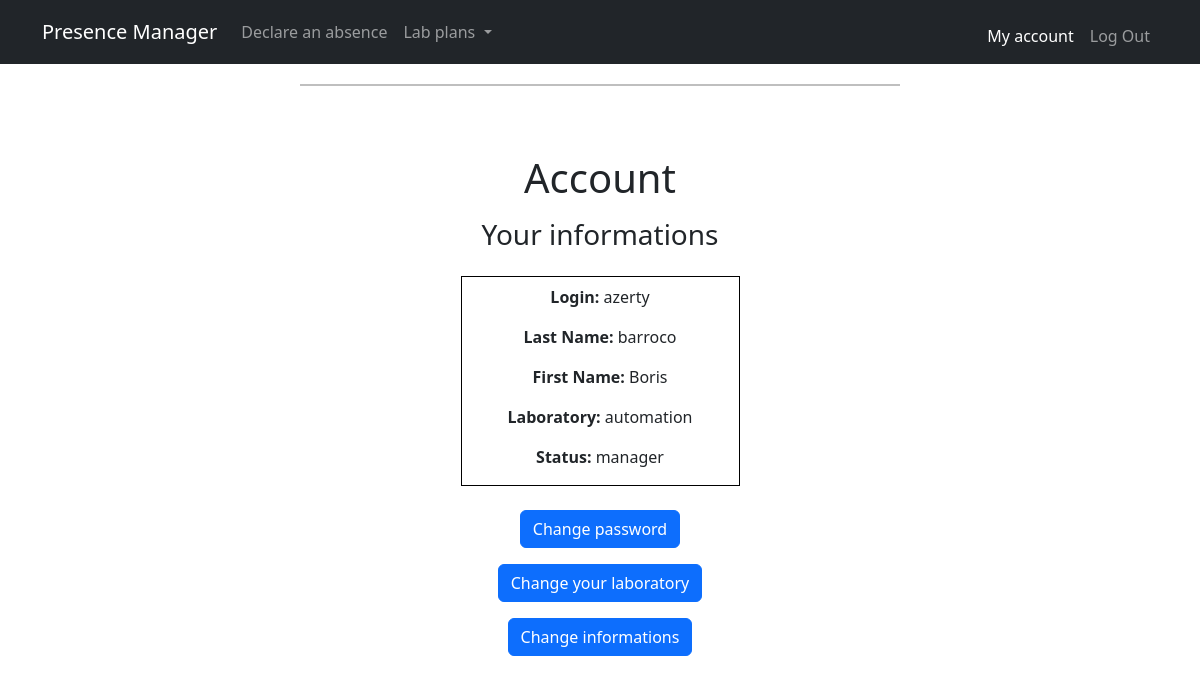
/account (signed in), run on the app's committed database.
### models.py (models this page shows)
class User(Base):
    __tablename__ = 'users'
    id = Column(Integer, primary_key=True, autoincrement=True)
    last_name = Column(String(50), nullable=False)
    first_name = Column(String(50), nullable=False)
    laboratory = Column(String(100), nullable=False)
    login = Column(String(100), unique=True, nullable=False)
    password = Column(String(100), nullable=False)
    status = Column(String(50))
    absences = relationship('Absence', back_populates='user')

### app.py (the view, shortened to what this page needs)
@app.route("/account",  methods=["GET", "POST"])
@login_required
def account():
    user = db.query(User).filter_by(id=session["user_id"]).first()
    return render_template("/account.html", user=user)

### app.py (called while the page is built)
@app.after_request
def after_request(response):
    response.headers["Cache-Control"] = "no-cache, no-store, must-revalidate"
    response.headers["Expires"] = 0
    response.headers["Pragma"] = "no-cache"
    return response

### helpers.py (called while the page is built)
def login_required(f):
    @wraps(f)
    def decorated_function(*args, **kwargs):
        if session.get("user_id") is None:
            return redirect("/login")
        return f(*args, **kwargs)
    return decorated_function

### templates/account.html (shortened to what this page needs)
{% extends "layout.html" %}
{% block main %}
<div class="container justify-content-center">
  <h1 class="mb-3">Account</h1><div class="row">
    <h3 class="mb-4">Your informations</h3>
  <div class="container col-3 text-center border border-black mb-4 pt-2">
      <p><strong>Login: </strong>{{ user.login  }}</p>
      <p><strong>Last Name: </strong>{{ user.last_name  }}</p>
      <p><strong>First Name: </strong>{{ user.first_name  }}</p>
      <p><strong>Laboratory: </strong>{{ user.laboratory  }}</p>
      <p><strong>Status: </strong>{{ user.status }}</p>
  </div>
  <div class="container mb-3">
    <button type="button" class="btn btn-primary" data-bs-toggle="modal" data-bs-target="#password">Change password</button>
  </div>
  <div class="container mb-3">
    <button type="button" class="btn btn-primary" data-bs-toggle="modal" data-bs-target="#laboratory">Change your laboratory</button>
  </div>
  <div class="container mb-3">
    <button type="button" class="btn btn-primary" data-bs-toggle="modal" data-bs-target="#info">Change informations</button>
  </div>
  </div>
{% endblock %}

### data on the page
User: login "azerty", last_name "barroco", first_name "Boris", laboratory "automation", status "manager"
